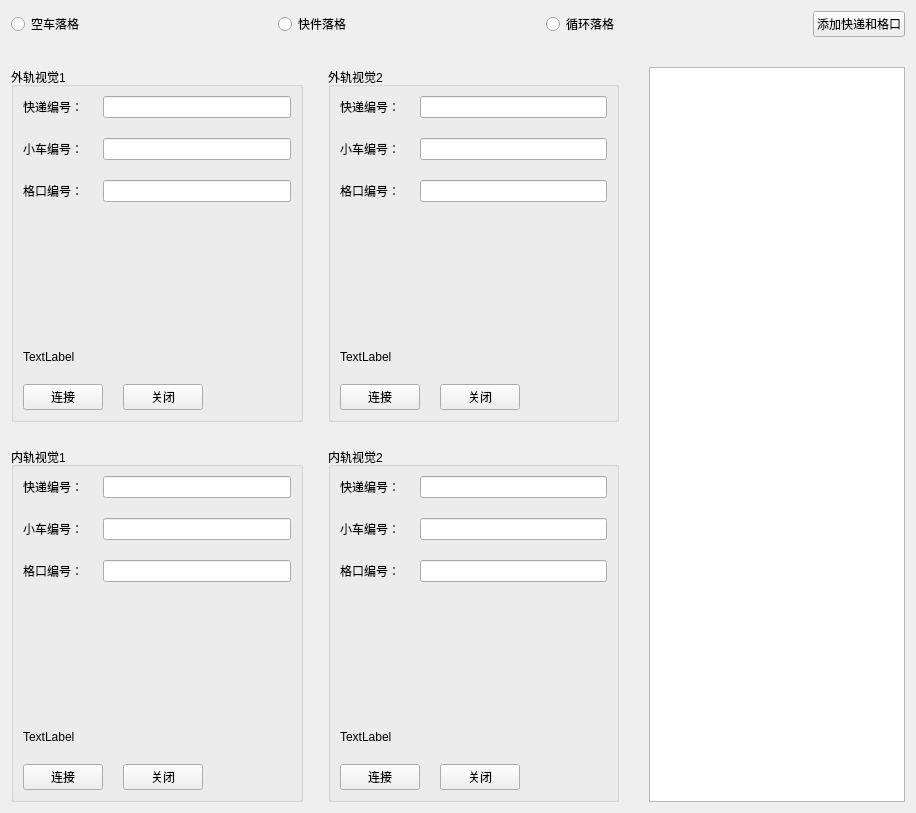
<?xml version="1.0" encoding="UTF-8"?>
<ui version="4.0">
 <class>TestDrop</class>
 <widget class="QWidget" name="TestDrop">
  <property name="geometry">
   <rect>
    <x>0</x>
    <y>0</y>
    <width>916</width>
    <height>813</height>
   </rect>
  </property>
  <property name="windowTitle">
   <string>Form</string>
  </property>
  <layout class="QVBoxLayout" name="verticalLayout_5">
   <property name="spacing">
    <number>30</number>
   </property>
   <item>
    <layout class="QHBoxLayout" name="horizontalLayout_5">
     <item>
      <widget class="QRadioButton" name="radioEmptyCarrierDrop">
       <property name="text">
        <string>空车落格</string>
       </property>
      </widget>
     </item>
     <item>
      <spacer name="horizontalSpacer_7">
       <property name="orientation">
        <enum>Qt::Horizontal</enum>
       </property>
       <property name="sizeHint" stdset="0">
        <size>
         <width>40</width>
         <height>20</height>
        </size>
       </property>
      </spacer>
     </item>
     <item>
      <widget class="QRadioButton" name="radioExpressDrop">
       <property name="text">
        <string>快件落格</string>
       </property>
      </widget>
     </item>
     <item>
      <spacer name="horizontalSpacer_6">
       <property name="orientation">
        <enum>Qt::Horizontal</enum>
       </property>
       <property name="sizeHint" stdset="0">
        <size>
         <width>40</width>
         <height>20</height>
        </size>
       </property>
      </spacer>
     </item>
     <item>
      <widget class="QRadioButton" name="radioCirculateDrop">
       <property name="text">
        <string>循环落格</string>
       </property>
      </widget>
     </item>
     <item>
      <spacer name="horizontalSpacer_5">
       <property name="orientation">
        <enum>Qt::Horizontal</enum>
       </property>
       <property name="sizeHint" stdset="0">
        <size>
         <width>40</width>
         <height>20</height>
        </size>
       </property>
      </spacer>
     </item>
     <item>
      <widget class="QPushButton" name="buttonAddExpressIdAndBoxId">
       <property name="text">
        <string>添加快递和格口</string>
       </property>
      </widget>
     </item>
    </layout>
   </item>
   <item>
    <layout class="QHBoxLayout" name="horizontalLayout_6" stretch="1,0">
     <item>
      <layout class="QGridLayout" name="gridLayout">
       <property name="spacing">
        <number>25</number>
       </property>
       <item row="0" column="0">
        <widget class="QGroupBox" name="groupBox_2">
         <property name="title">
          <string>外轨视觉1</string>
         </property>
         <layout class="QVBoxLayout" name="verticalLayout">
          <property name="spacing">
           <number>20</number>
          </property>
          <item>
           <layout class="QFormLayout" name="formLayout">
            <item row="0" column="0">
             <widget class="QLabel" name="label">
              <property name="text">
               <string>快递编号：</string>
              </property>
             </widget>
            </item>
            <item row="0" column="1">
             <widget class="QLineEdit" name="lineEditExpressIdOutside1"/>
            </item>
            <item row="1" column="0">
             <widget class="QLabel" name="label_2">
              <property name="text">
               <string>小车编号：</string>
              </property>
             </widget>
            </item>
            <item row="1" column="1">
             <widget class="QLineEdit" name="lineEditCarrierIdOutside1"/>
            </item>
            <item row="2" column="0">
             <widget class="QLabel" name="label_3">
              <property name="text">
               <string>格口编号：</string>
              </property>
             </widget>
            </item>
            <item row="2" column="1">
             <widget class="QLineEdit" name="lineEditBoxIdOutside1"/>
            </item>
           </layout>
          </item>
          <item>
           <spacer name="verticalSpacer">
            <property name="orientation">
             <enum>Qt::Vertical</enum>
            </property>
            <property name="sizeHint" stdset="0">
             <size>
              <width>20</width>
              <height>40</height>
             </size>
            </property>
           </spacer>
          </item>
          <item>
           <widget class="QLabel" name="labelCameraConnectOutside1">
            <property name="text">
             <string>TextLabel</string>
            </property>
           </widget>
          </item>
          <item>
           <layout class="QHBoxLayout" name="horizontalLayout">
            <item>
             <widget class="QPushButton" name="buttonCameraConnectOutside1">
              <property name="text">
               <string>连接</string>
              </property>
             </widget>
            </item>
            <item>
             <widget class="QPushButton" name="buttonCameraCloseOutside1">
              <property name="text">
               <string>关闭</string>
              </property>
             </widget>
            </item>
            <item>
             <spacer name="horizontalSpacer">
              <property name="orientation">
               <enum>Qt::Horizontal</enum>
              </property>
              <property name="sizeHint" stdset="0">
               <size>
                <width>40</width>
                <height>20</height>
               </size>
              </property>
             </spacer>
            </item>
           </layout>
          </item>
         </layout>
        </widget>
       </item>
       <item row="0" column="1">
        <widget class="QGroupBox" name="groupBox_3">
         <property name="title">
          <string>外轨视觉2</string>
         </property>
         <layout class="QVBoxLayout" name="verticalLayout_2">
          <property name="spacing">
           <number>20</number>
          </property>
          <item>
           <layout class="QFormLayout" name="formLayout_2">
            <item row="0" column="0">
             <widget class="QLabel" name="label_5">
              <property name="text">
               <string>快递编号：</string>
              </property>
             </widget>
            </item>
            <item row="0" column="1">
             <widget class="QLineEdit" name="lineEditExpressIdOutside2"/>
            </item>
            <item row="1" column="0">
             <widget class="QLabel" name="label_6">
              <property name="text">
               <string>小车编号：</string>
              </property>
             </widget>
            </item>
            <item row="1" column="1">
             <widget class="QLineEdit" name="lineEditCarrierIdOutside2_2"/>
            </item>
            <item row="2" column="0">
             <widget class="QLabel" name="label_7">
              <property name="text">
               <string>格口编号：</string>
              </property>
             </widget>
            </item>
            <item row="2" column="1">
             <widget class="QLineEdit" name="lineEditBoxIdOutside2"/>
            </item>
           </layout>
          </item>
          <item>
           <spacer name="verticalSpacer_2">
            <property name="orientation">
             <enum>Qt::Vertical</enum>
            </property>
            <property name="sizeHint" stdset="0">
             <size>
              <width>20</width>
              <height>40</height>
             </size>
            </property>
           </spacer>
          </item>
          <item>
           <widget class="QLabel" name="labelCameraConnectOutside2">
            <property name="text">
             <string>TextLabel</string>
            </property>
           </widget>
          </item>
          <item>
           <layout class="QHBoxLayout" name="horizontalLayout_2">
            <item>
             <widget class="QPushButton" name="buttonCameraConnectOutside2">
              <property name="text">
               <string>连接</string>
              </property>
             </widget>
            </item>
            <item>
             <widget class="QPushButton" name="buttonCameraCloseOutside2">
              <property name="text">
               <string>关闭</string>
              </property>
             </widget>
            </item>
            <item>
             <spacer name="horizontalSpacer_2">
              <property name="orientation">
               <enum>Qt::Horizontal</enum>
              </property>
              <property name="sizeHint" stdset="0">
               <size>
                <width>40</width>
                <height>20</height>
               </size>
              </property>
             </spacer>
            </item>
           </layout>
          </item>
         </layout>
        </widget>
       </item>
       <item row="1" column="0">
        <widget class="QGroupBox" name="groupBox_5">
         <property name="title">
          <string>内轨视觉1</string>
         </property>
         <layout class="QVBoxLayout" name="verticalLayout_4">
          <property name="spacing">
           <number>20</number>
          </property>
          <item>
           <layout class="QFormLayout" name="formLayout_4">
            <item row="0" column="0">
             <widget class="QLabel" name="label_4">
              <property name="text">
               <string>快递编号：</string>
              </property>
             </widget>
            </item>
            <item row="0" column="1">
             <widget class="QLineEdit" name="lineEditExpressIdInside1"/>
            </item>
            <item row="1" column="0">
             <widget class="QLabel" name="label_11">
              <property name="text">
               <string>小车编号：</string>
              </property>
             </widget>
            </item>
            <item row="1" column="1">
             <widget class="QLineEdit" name="lineEditCarrierIdInside1"/>
            </item>
            <item row="2" column="0">
             <widget class="QLabel" name="label_12">
              <property name="text">
               <string>格口编号：</string>
              </property>
             </widget>
            </item>
            <item row="2" column="1">
             <widget class="QLineEdit" name="lineEditBoxIdInside1"/>
            </item>
           </layout>
          </item>
          <item>
           <spacer name="verticalSpacer_4">
            <property name="orientation">
             <enum>Qt::Vertical</enum>
            </property>
            <property name="sizeHint" stdset="0">
             <size>
              <width>20</width>
              <height>40</height>
             </size>
            </property>
           </spacer>
          </item>
          <item>
           <widget class="QLabel" name="labelCameraConnectInside1">
            <property name="text">
             <string>TextLabel</string>
            </property>
           </widget>
          </item>
          <item>
           <layout class="QHBoxLayout" name="horizontalLayout_4">
            <item>
             <widget class="QPushButton" name="buttonCameraConnectInside1">
              <property name="text">
               <string>连接</string>
              </property>
             </widget>
            </item>
            <item>
             <widget class="QPushButton" name="buttonCameraCloseOutside1_2">
              <property name="text">
               <string>关闭</string>
              </property>
             </widget>
            </item>
            <item>
             <spacer name="horizontalSpacer_4">
              <property name="orientation">
               <enum>Qt::Horizontal</enum>
              </property>
              <property name="sizeHint" stdset="0">
               <size>
                <width>40</width>
                <height>20</height>
               </size>
              </property>
             </spacer>
            </item>
           </layout>
          </item>
         </layout>
        </widget>
       </item>
       <item row="1" column="1">
        <widget class="QGroupBox" name="groupBox_4">
         <property name="title">
          <string>内轨视觉2</string>
         </property>
         <layout class="QVBoxLayout" name="verticalLayout_3">
          <property name="spacing">
           <number>20</number>
          </property>
          <item>
           <layout class="QFormLayout" name="formLayout_3">
            <item row="0" column="0">
             <widget class="QLabel" name="label_8">
              <property name="text">
               <string>快递编号：</string>
              </property>
             </widget>
            </item>
            <item row="0" column="1">
             <widget class="QLineEdit" name="lineEditExpressIdInside2"/>
            </item>
            <item row="1" column="0">
             <widget class="QLabel" name="label_9">
              <property name="text">
               <string>小车编号：</string>
              </property>
             </widget>
            </item>
            <item row="1" column="1">
             <widget class="QLineEdit" name="lineEditCarrierIdInside2"/>
            </item>
            <item row="2" column="0">
             <widget class="QLabel" name="label_10">
              <property name="text">
               <string>格口编号：</string>
              </property>
             </widget>
            </item>
            <item row="2" column="1">
             <widget class="QLineEdit" name="lineEditBoxIdInside2"/>
            </item>
           </layout>
          </item>
          <item>
           <spacer name="verticalSpacer_3">
            <property name="orientation">
             <enum>Qt::Vertical</enum>
            </property>
            <property name="sizeHint" stdset="0">
             <size>
              <width>20</width>
              <height>40</height>
             </size>
            </property>
           </spacer>
          </item>
          <item>
           <widget class="QLabel" name="labelCameraConnectInside2">
            <property name="text">
             <string>TextLabel</string>
            </property>
           </widget>
          </item>
          <item>
           <layout class="QHBoxLayout" name="horizontalLayout_3">
            <item>
             <widget class="QPushButton" name="buttonCameraConnectInside2">
              <property name="text">
               <string>连接</string>
              </property>
             </widget>
            </item>
            <item>
             <widget class="QPushButton" name="buttonCameraCloseInside2">
              <property name="text">
               <string>关闭</string>
              </property>
             </widget>
            </item>
            <item>
             <spacer name="horizontalSpacer_3">
              <property name="orientation">
               <enum>Qt::Horizontal</enum>
              </property>
              <property name="sizeHint" stdset="0">
               <size>
                <width>40</width>
                <height>20</height>
               </size>
              </property>
             </spacer>
            </item>
           </layout>
          </item>
         </layout>
        </widget>
       </item>
      </layout>
     </item>
     <item>
      <widget class="QTableView" name="tableView"/>
     </item>
    </layout>
   </item>
  </layout>
 </widget>
 <resources/>
 <connections/>
</ui>
